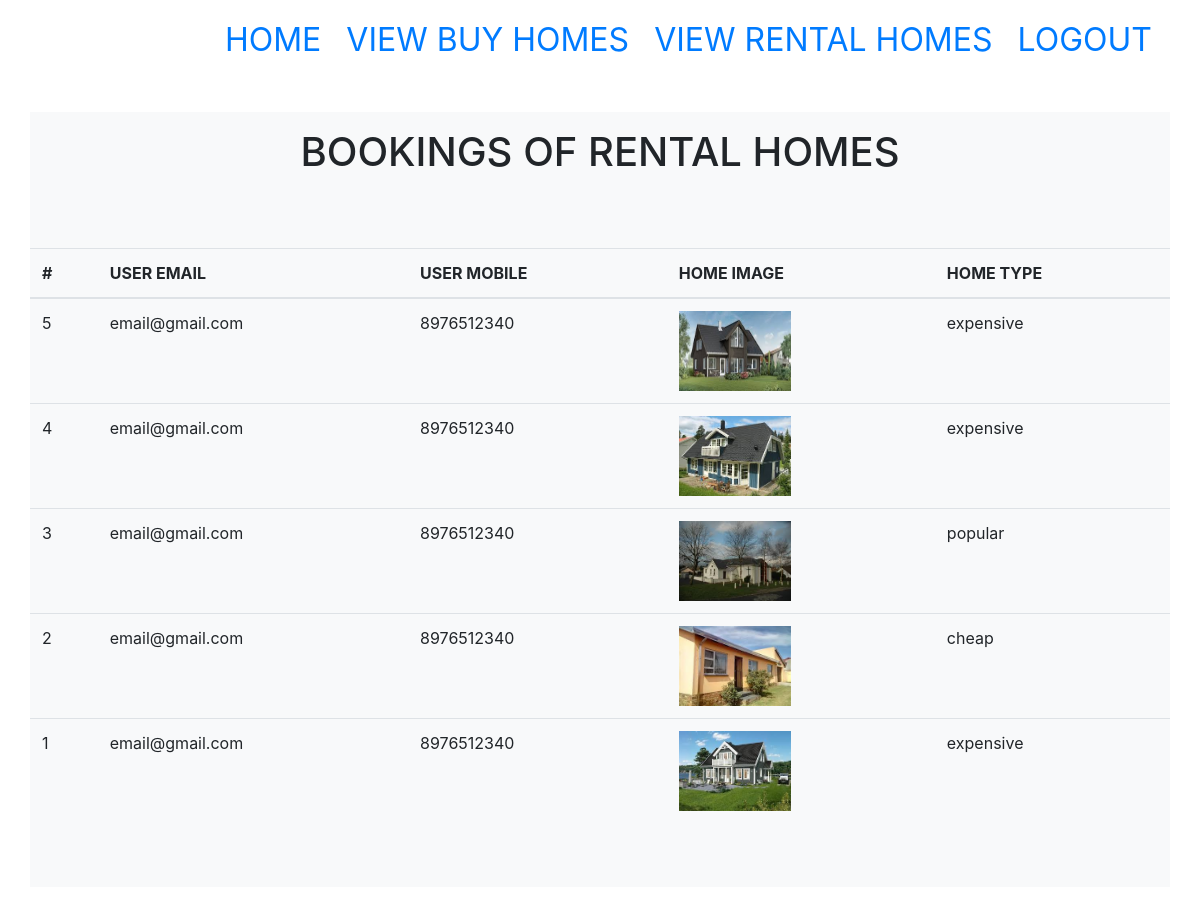
Page /admin/view_rent.php on the committed database.
### tables this page shows
CREATE TABLE `booking_two` (
  `id` int(10) NOT NULL,
  `user_id` int(10) NOT NULL,
  `booking` text NOT NULL,
  `home_id` int(10) NOT NULL
);

CREATE TABLE `user_data` (
  `id` int(10) NOT NULL,
  `email` text NOT NULL,
  `mobile` text NOT NULL,
  `password` text NOT NULL,
  `confirm_password` text NOT NULL
);

CREATE TABLE `rent_house` (
  `id` int(10) NOT NULL,
  `price` text NOT NULL,
  `detail` text NOT NULL,
  `image` text NOT NULL,
  `category` text NOT NULL
);

### admin/view_rent.php (the view, shortened to what this page needs)
<?php
    require_once ("db.php");
?>
<!DOCTYPE html>
<html lang="en">
<head>
    <link rel="stylesheet" href="../css/bootstrap.min.css">
</head>
<body>
<div class="text-right mr-5 my-3 text-uppercase ">
<ul style="list-style-type:none;font-size:2rem;">
<li class="mr-3" style="display:inline-block;"><a href="upload.php">home</a></li>
<li class="mr-3" style="display:inline-block;"><a href="view.php">view buy homes</a></li>
<li class="mr-3" style="display:inline-block;"><a href="view_rent.php">view rental homes</a></li>
<li style="display:inline-block;"><a href="logout.php">logout</a></li>
</ul>
</div>
<div class="container my-5 bg-light">
    <h1 class="text-center text-uppercase py-3">bookings of rental homes</h1>
    <div class="row py-5">
    <div class="table-responsive">
    <table class="table">
    <thead class="text-uppercase">
    <th>#</th>
    <th>user email</th>
    <th>user mobile</th>
    <th>home image</th>
    <th>home type</th>
    </thead>
    <tbody>
    <tr>
    <?php
$q = mysqli_query($db, "SELECT * FROM booking_two ORDER BY id DESC");
$n = mysqli_num_rows($q);
if($n>0) {
    while($row = mysqli_fetch_array($q)) {
        $p_id = $row['home_id'];
        $u_id = $row['user_id'];
    $q1 = mysqli_query($db, "SELECT * FROM rent_house WHERE id = '$p_id'");
    $num = mysqli_num_rows($q1);
    if($num == 1) {
        while($r = mysqli_fetch_assoc($q1)) {
    $q2 = mysqli_query($db, "SELECT * FROM user_data WHERE id = '$u_id'");
    if($num ==  1) {
        while($rg = mysqli_fetch_assoc($q2)) {
?>
    <td><?php echo $row['id']; ?></td>
    <td><?php echo $rg['email']; ?></td>
    <td> <?php echo $rg['mobile']; ?></td>
    <td> <img src="img/<?php echo $r['image']; ?>" class="img-fluid" style="height:5rem;width:7rem;"></td>
    <td><?php echo $r['category']; ?></td>
    </tr>
    <?php
       }
    }
    }
    }
}
}
    ?>
    </tbody>
    </table>
    </div>
</div>
</div>
</body>
</html>

### rows in the picture
booking_two: id "5"
rent_house: category "expensive"
user_data: email "email@gmail.com", mobile "8976512340", rent_house.image (picture)
booking_two: id "4"
rent_house: category "expensive"
booking_two: id "3"
rent_house: category "popular"
booking_two: id "2"
rent_house: category "cheap"
booking_two: id "1"
rent_house: category "expensive"
